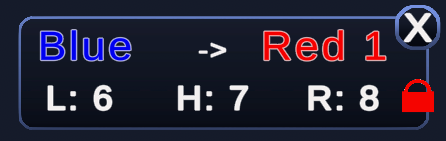
#> input picture agent/screen_reading/rois/template_images/AC_locked_template.png, 446 x 141 px
$ python -i preprocessor.py   (imports and definitions only)
#> lines starting #> are read from the running program, lines starting #| are printed output that depends on the picture; after the words box and inside, x2 and y2 are one past the last pixel; in counts of white or black regions, pixels touching at a corner belong together
#> further down, picture is the input picture: PIL image 446x141 RGB; mean R, G, B 39.1, 36.7, 54.5
# Image preprocessing methods for OCR optimisation
from typing import List, Tuple, Optional
from PIL import Image
from core.models import ProcessingMethod

# Import CV2 and numpy with fallback handling
try:
    import cv2
except ImportError:
    cv2 = None

try:
    import numpy as np
except ImportError:
    np = None


class ImagePreprocessor:  # Handles CV2-based image preprocessing for OCR optimisation

    def __init__(self):
        self.methods_available = cv2 is not None and np is not None

    def create_candidates(
        self, image: Image.Image
    ) -> List[Tuple[str, Image.Image]]:  # Create all preprocessing candidates for multi-candidate OCR.
        candidates = []

        # Always include original image first
        candidates.append(("Original", image))

        if not self.methods_available:
            # Fallback when OpenCV unavailable
            return candidates

        # Convert PIL to OpenCV format for processing
        img_array = np.array(image.convert("RGB"))
        img_cv = cv2.cvtColor(img_array, cv2.COLOR_RGB2BGR)

        # Generate all processed candidates
        candidates.append(("Enhanced", self._enhanced_contrast(img_cv)))
        candidates.append(("Binary", self._binary_otsu(img_cv)))
        candidates.append(("Grey-Boost", self._grey_boost_adaptive(img_cv)))
        candidates.append(("Inverted", self._inverted_processing(img_cv)))

        return candidates

    def process_single(  # Process image with specific method - optimised for runtime use.
        self, image: Image.Image, method: ProcessingMethod
    ) -> Image.Image:
        if method == ProcessingMethod.ORIGINAL:
            return image

        if not self.methods_available:
            # Fallback to original when OpenCV unavailable
            return image

        # Convert to OpenCV format
        img_array = np.array(image.convert("RGB"))
        img_cv = cv2.cvtColor(img_array, cv2.COLOR_RGB2BGR)

        # Apply specific method
        if method == ProcessingMethod.ENHANCED:
            return self._enhanced_contrast(img_cv)
        elif method == ProcessingMethod.BINARY:
            return self._binary_otsu(img_cv)
        elif method == ProcessingMethod.GREY_BOOST:
            return self._grey_boost_adaptive(img_cv)
        elif method == ProcessingMethod.INVERTED:
            return self._inverted_processing(img_cv)
        else:
            return image

    def _enhanced_contrast(self, img_cv) -> Image.Image:  # Enhanced contrast processing - good for normal/faded text
        enhanced = cv2.convertScaleAbs(img_cv, alpha=1.3, beta=20)
        enhanced = cv2.cvtColor(enhanced, cv2.COLOR_BGR2GRAY)
#> enhanced: shape (141, 446)
        enhanced = cv2.medianBlur(enhanced, 3)
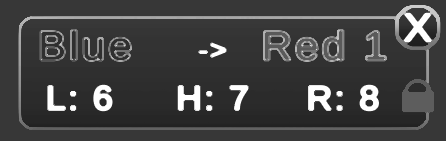
#> enhanced: shape (141, 446); min 31, max 255, mean 66.2
        return Image.fromarray(enhanced)

    def _binary_otsu(self, img_cv) -> Image.Image:  # High-contrast binary processing - good for clear black/white text
        gray = cv2.cvtColor(img_cv, cv2.COLOR_BGR2GRAY)
        gray = cv2.medianBlur(gray, 3)
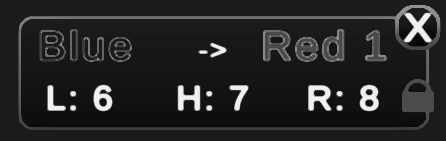
#> gray: shape (141, 446); min 8, max 246, mean 38.2
        _, binary = cv2.threshold(gray, 0, 255, cv2.THRESH_BINARY + cv2.THRESH_OTSU)
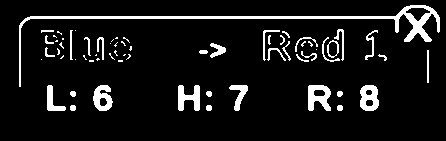
#> binary: shape (141, 446); 8.8% white; 65 white regions (29 under 20 px), largest, box (x1, y1, x2, y2) and area: (19, 5, 440, 87) 1972, (308, 85, 331, 111) 401, (360, 85, 379, 111) 360
        return Image.fromarray(binary)

    def _grey_boost_adaptive(
        self, img_cv
    ) -> Image.Image:  # Grey-boosted adaptive processing - specifically for greyed-out text
        gray = cv2.cvtColor(img_cv, cv2.COLOR_BGR2GRAY)
        # Boost grey values to make faded text more prominent
        boosted = cv2.convertScaleAbs(gray, alpha=1.8, beta=30)
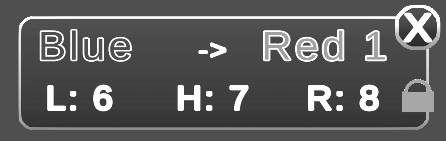
#> boosted: shape (141, 446); min 44, max 255, mean 92.6
        # Apply adaptive thresholding for varying lighting
        adaptive = cv2.adaptiveThreshold(boosted, 255, cv2.ADAPTIVE_THRESH_GAUSSIAN_C, cv2.THRESH_BINARY, 11, 2)
#> adaptive: shape (141, 446); 66.3% white; 1320 black regions (1293 under 20 px), largest, box (x1, y1, x2, y2) and area: (21, 19, 426, 127) 8360, (12, 0, 446, 135) 4462, (35, 24, 136, 66) 1622
        adaptive = cv2.medianBlur(adaptive, 3)
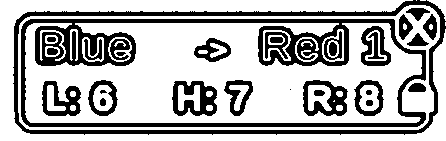
#> adaptive: shape (141, 446); 69.3% white; 31 black regions (2 under 20 px), largest, box (x1, y1, x2, y2) and area: (21, 19, 426, 127) 7868, (13, 0, 446, 135) 4424, (172, 81, 217, 116) 913
        return Image.fromarray(adaptive)

    def _inverted_processing(self, img_cv) -> Image.Image:  # Inverted processing - for white text on dark backgrounds
        gray = cv2.cvtColor(img_cv, cv2.COLOR_BGR2GRAY)
        inverted = cv2.bitwise_not(gray)

        # Apply slight denoising before thresholding
        inverted = cv2.medianBlur(inverted, 3)
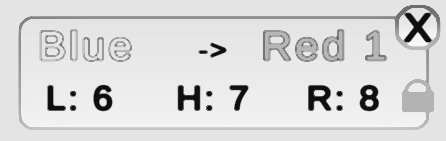
#> inverted: shape (141, 446); min 9, max 247, mean 216.8

        # Use adaptive thresholding for better edge preservation
        inverted_thresh = cv2.adaptiveThreshold(inverted, 255, cv2.ADAPTIVE_THRESH_GAUSSIAN_C, cv2.THRESH_BINARY, 15, 4)
#> inverted_thresh: shape (141, 446); 86.6% white; 29 black regions, largest, box (x1, y1, x2, y2) and area: (18, 5, 440, 130) 4154, (308, 85, 332, 111) 392, (178, 85, 200, 111) 345

        # Morphological operations to connect broken letter parts
        kernel = cv2.getStructuringElement(cv2.MORPH_ELLIPSE, (2, 2))
        # Close small gaps in text
        inverted_closed = cv2.morphologyEx(inverted_thresh, cv2.MORPH_CLOSE, kernel)
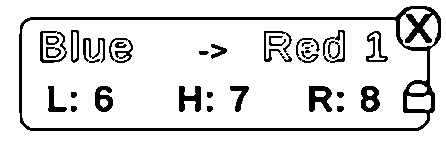
#> inverted_closed: shape (141, 446); 86.7% white; 32 black regions (3 under 20 px), largest, box (x1, y1, x2, y2) and area: (19, 6, 441, 131) 4158, (309, 86, 332, 112) 384, (179, 86, 201, 112) 344
        # Light dilation to strengthen text
        kernel_dilate = cv2.getStructuringElement(cv2.MORPH_ELLIPSE, (1, 1))
        inverted_final = cv2.dilate(inverted_closed, kernel_dilate, iterations=1)

        return Image.fromarray(inverted_final)

>>> from PIL import Image
>>> picture = Image.open('../rois/template_images/AC_locked_template.png')
>>> result = ImagePreprocessor().create_candidates(picture)
#> result = 5 items

$ run again, on agent/screen_reading/rois/template_images/AP_PhaseHeaderLocked_Template.png
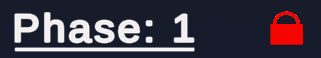
#> input picture agent/screen_reading/rois/template_images/AP_PhaseHeaderLocked_Template.png, 321 x 58 px
#> picture is the input picture: PIL image 321x58 RGB; mean R, G, B 65.8, 59.2, 71.1
#> in _binary_otsu, `_, binary = cv2.threshold(gray, 0, 255, cv2.THRESH_BINARY + cv2.THRESH..`:
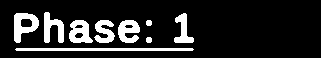
#> binary: shape (58, 321); 14.5% white; 9 white regions, largest, box (x1, y1, x2, y2) and area: (15, 48, 194, 51) 533, (14, 13, 39, 43) 427, (69, 20, 93, 43) 371
#> inverted_thresh: shape (58, 321); 82.6% white; 10 black regions, largest, box (x1, y1, x2, y2) and area: (14, 47, 195, 52) 596, (270, 11, 303, 45) 498, (14, 13, 39, 43) 405
#> in _inverted_processing, `inverted_closed = cv2.morphologyEx(inverted_thresh, cv2.MORPH_CLOSE, k..`:
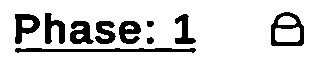
#> inverted_closed: shape (58, 321); 82.6% white; 10 black regions, largest, box (x1, y1, x2, y2) and area: (15, 48, 196, 53) 599, (271, 12, 304, 46) 502, (15, 14, 40, 44) 399
#> result = 5 items
